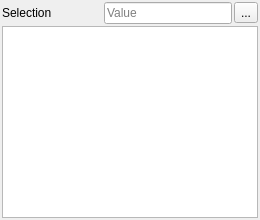
<?xml version="1.0" encoding="UTF-8"?>
<ui version="4.0">
 <class>TableWidget</class>
 <widget class="QWidget" name="TableWidget">
  <layout class="QVBoxLayout" name="verticalLayout">
   <property name="spacing">
    <number>2</number>
   </property>
   <property name="leftMargin">
    <number>2</number>
   </property>
   <property name="topMargin">
    <number>2</number>
   </property>
   <property name="rightMargin">
    <number>2</number>
   </property>
   <property name="bottomMargin">
    <number>2</number>
   </property>
   <item>
    <layout class="QHBoxLayout" name="topBar">
     <item>
      <widget class="QLabel" name="cellInfoLabel">
       <property name="minimumSize">
        <size>
         <width>100</width>
         <height>0</height>
        </size>
       </property>
       <property name="text">
        <string>Selection</string>
       </property>
      </widget>
     </item>
     <item>
      <widget class="QLineEdit" name="valueEdit">
       <property name="placeholderText">
        <string>Value</string>
       </property>
      </widget>
     </item>
     <item>
      <widget class="QToolButton" name="gearButton">
       <property name="text">
        <string>...</string>
       </property>
      </widget>
     </item>
    </layout>
   </item>
   <item>
    <widget class="QTableView" name="tableView">
     <property name="alternatingRowColors">
      <bool>true</bool>
     </property>
     <property name="selectionMode">
      <enum>QAbstractItemView::SingleSelection</enum>
     </property>
     <property name="selectionBehavior">
      <enum>QAbstractItemView::SelectItems</enum>
     </property>
     <attribute name="verticalHeaderVisible">
      <bool>false</bool>
     </attribute>
    </widget>
   </item>
  </layout>
 </widget>
 <resources/>
 <connections/>
</ui>
